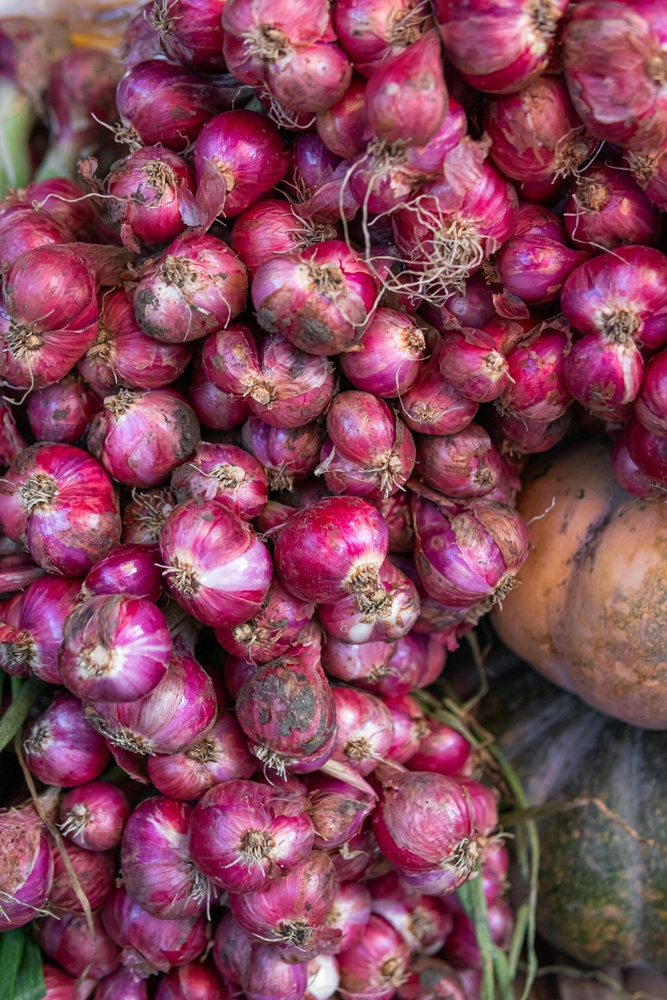
#> input picture sih_onion/storage/uploads/batch_20260910_235009_Red-onions.-Photo-Pexels-Nothing-Ahead-scaled-3944578508.jpg, 667 x 1000 px, shrunk from 1707 x 2560 before the run
$ python -i size_calibration.py   (imports and definitions only)
#> lines starting #> are read from the running program, lines starting #| are printed output that depends on the picture; after the words box and inside, x2 and y2 are one past the last pixel; in counts of white or black regions, pixels touching at a corner belong together
#> further down, picture is the input picture: shape (1000, 667, 3); mean B, G, R 88, 69.9, 130.5
"""
size_calibration.py - Pixel-to-centimeter calibration using in-frame reference marker.
Calculates real physical dimensions (cm) for segmented onions and flags undersized instances.
"""

import cv2
import numpy as np
from typing import Tuple, Optional, List, Dict


class SizeCalibrator:
    def __init__(self,
                 reference_type: str = "card",
                 ref_width_cm: float = 8.56,
                 ref_height_cm: float = 5.39,
                 coin_diameter_cm: float = 2.3,
                 undersized_threshold_cm: float = 4.5):
        """
        :param reference_type: 'card' (standard ID/credit card) or 'coin' (e.g. ₹5 coin).
        :param ref_width_cm: Width of reference card in cm.
        :param ref_height_cm: Height of reference card in cm.
        :param coin_diameter_cm: Diameter of reference coin in cm.
        :param undersized_threshold_cm: Size threshold in cm below which onions are flagged.
        """
        self.reference_type = reference_type
        self.ref_width_cm = ref_width_cm
        self.ref_height_cm = ref_height_cm
        self.coin_diameter_cm = coin_diameter_cm
        self.undersized_threshold_cm = undersized_threshold_cm

    def detect_reference_object(self, image: np.ndarray, ref_bbox_hint: Optional[Tuple[int, int, int, int]] = None) -> Tuple[float, bool]:
        """
        Detects the reference object in the image and calculates scale (pixels per cm).
        If a reference bounding box hint is provided (e.g. from UI guide or detector), it uses that.
        Otherwise, scans the top-left area for blue/card or circular coin contours.

        :return: (pixels_per_cm, is_calibrated)
        """
        h, w, _ = image.shape
#> h = 1000; w = 667

        if ref_bbox_hint is not None:
            rx1, ry1, rx2, ry2 = ref_bbox_hint
            rw_px = abs(rx2 - rx1)
            rh_px = abs(ry2 - ry1)
            if rw_px > 10:
                scale = rw_px / self.ref_width_cm
                return scale, True

        # Automatic detection heuristic for reference card in upper-left quadrant
        roi = image[0:int(h * 0.4), 0:int(w * 0.4)]
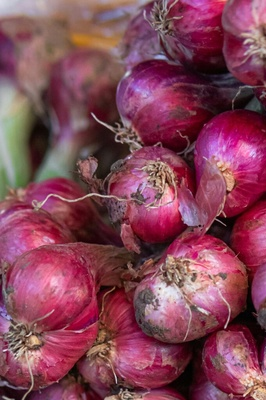
#> roi: shape (400, 266, 3); mean B, G, R 86.6, 69.3, 131.2
        gray = cv2.cvtColor(roi, cv2.COLOR_BGR2GRAY)
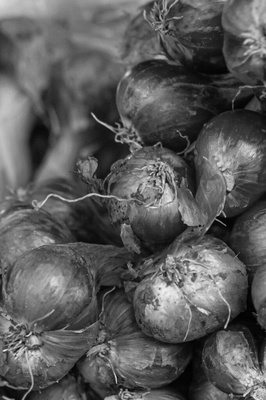
#> gray: shape (400, 266); min 0, max 246, mean 89.8
        blur = cv2.GaussianBlur(gray, (5, 5), 0)
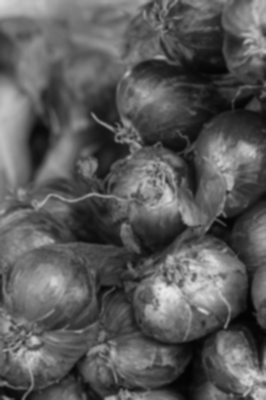
#> blur: shape (400, 266); min 3, max 234, mean 89.8
        edges = cv2.Canny(blur, 50, 150)
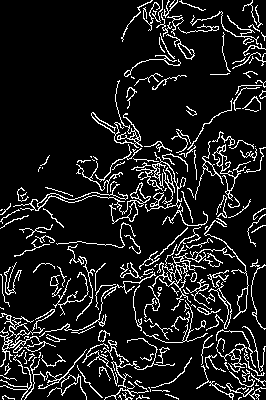
#> edges: shape (400, 266); 11.2% white in thin lines or dots

        contours, _ = cv2.findContours(edges, cv2.RETR_EXTERNAL, cv2.CHAIN_APPROX_SIMPLE)
#> contours = 192 contours, 147 with area under 20; largest, box (x1, y1, x2, y2) and area: (152, 244, 235, 311) 490, (13, 182, 151, 224) 310, (0, 313, 56, 367) 216, (136, 152, 208, 226) 213, (204, 220, 249, 319) 204

        for cnt in sorted(contours, key=cv2.contourArea, reverse=True):
            area = cv2.contourArea(cnt)
            if area < 1000:
                continue

            rect = cv2.minAreaRect(cnt)
            (cx, cy), (rw, rh), angle = rect

            if rw == 0 or rh == 0:
                continue

            aspect_ratio = max(rw, rh) / min(rw, rh)

            # Credit card aspect ratio is ~1.58 (8.56 / 5.39)
            if self.reference_type == "card" and 1.3 <= aspect_ratio <= 1.8:
                card_long_px = max(rw, rh)
                scale = card_long_px / self.ref_width_cm
                return scale, True

            # Coin aspect ratio is ~1.0
            elif self.reference_type == "coin" and 0.85 <= aspect_ratio <= 1.15:
                coin_px = (rw + rh) / 2.0
                scale = coin_px / self.coin_diameter_cm
                return scale, True
#> this loop made 192 passes
#> area on passes 1 to 3: 490.5, 310, 216

        # Fallback default scale estimation if no marker found (assuming standard camera distance ~40cm)
        default_pixels_per_cm = 25.0
        print("[SizeCalibrator] Warning: No reference marker detected automatically. Using fallback scale (25.0 px/cm).")
        return default_pixels_per_cm, False

    def estimate_onion_size(self, mask_pts: np.ndarray, bbox: List[int], pixels_per_cm: float) -> Tuple[float, bool]:
        """
        Calculates physical diameter (cm) for an onion instance.

        :param mask_pts: Polygon contour points or binary mask
        :param bbox: [x1, y1, x2, y2]
        :param pixels_per_cm: Calibrated scale
        :return: (estimated_size_cm, is_undersized)
        """
        x1, y1, x2, y2 = bbox
        w_px = abs(x2 - x1)
        h_px = abs(y2 - y1)

        # Equivalent diameter in pixels
        major_axis_px = max(w_px, h_px)
        size_cm = round(float(major_axis_px / pixels_per_cm), 2)

        is_undersized = size_cm < self.undersized_threshold_cm
        return size_cm, is_undersized

>>> import cv2
>>> picture = cv2.imread('../../storage/uploads/batch_20260910_235009_Red-onions.-Photo-Pexels-Nothing-Ahead-scaled-3944578508.jpg')
>>> result = SizeCalibrator().detect_reference_object(picture)
#> result = (25, False)
